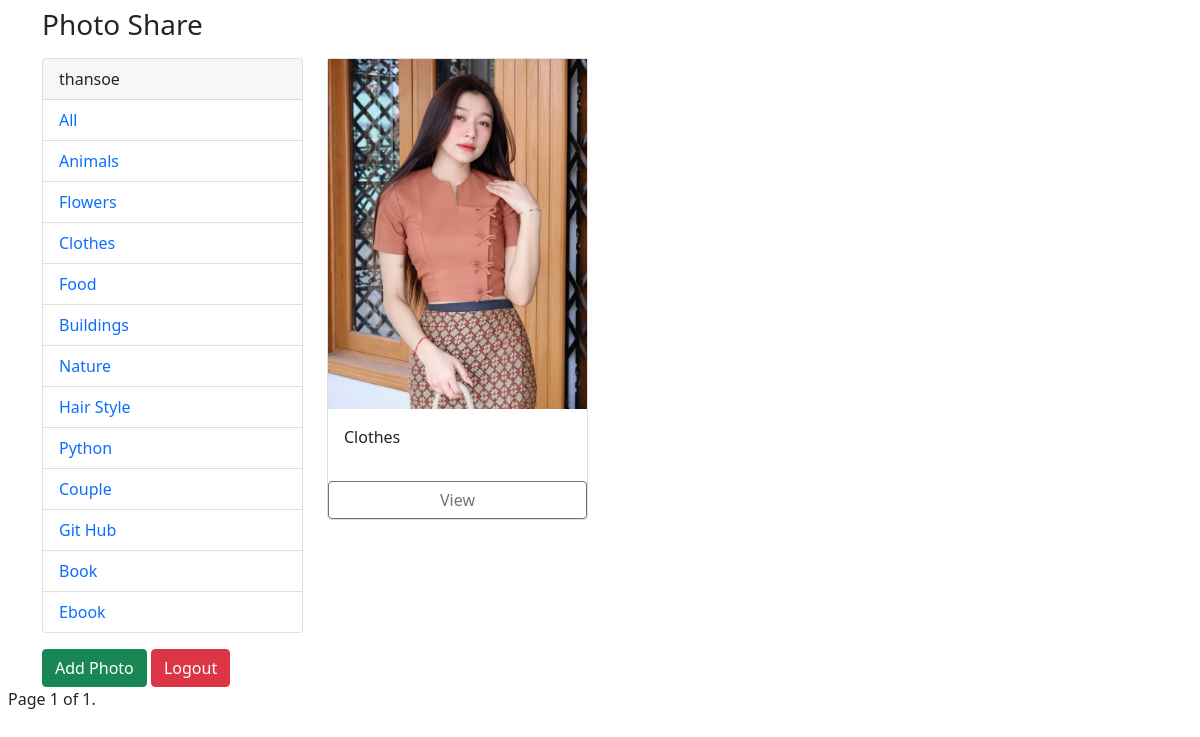
The page /?category=Clothes (signed in) on the database as committed earlier.
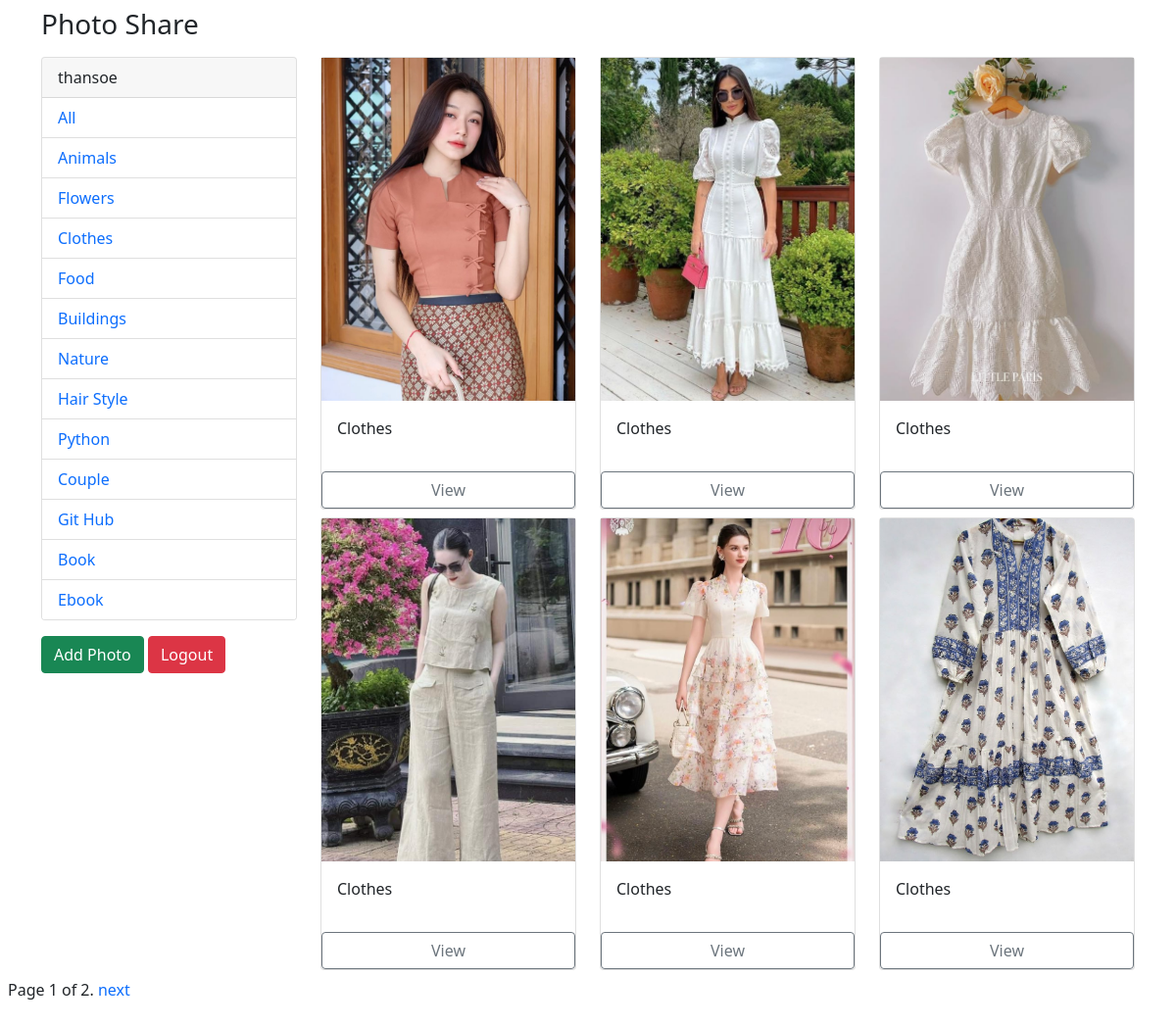
The same page on the database as committed later.
### myapp/models.py (models this page shows, shortened)
class Category(models.Model):
    name = models.CharField(max_length=100, null=True, blank=True)

class Photo(models.Model):
    title = models.CharField(max_length=100)
    category = models.ForeignKey(Category, on_delete=models.CASCADE)
    photo = models.ImageField(null=True, blank=True)
    description = models.TextField(null=True, blank=True)

### myapp/views.py (the view)
# urls.py: path('', views.gallery, name='gallery' ),
@login_required(login_url='login_page')
def gallery(request):
    category = request.GET.get('category')
    if category == None:
        photos = Photo.objects.all()
        paginator = Paginator(photos,6)
        page_number = request.GET.get('page')
        page_obj = paginator.get_page(page_number)
    else:
        photos = Photo.objects.filter(category__name=category)
        paginator = Paginator(photos,6)
        page_number = request.GET.get('page')
        page_obj = paginator.get_page(page_number)
    categories = Category.objects.all()
    context = {
        'categories':categories,
        'photos':photos,
        'page_obj':page_obj
    }
    return render(request, 'pages/gallery.html', context)

### myapp/templates/pages/gallery.html (shortened to what this page needs)
{% extends 'partials/master.html' %}
{% load static %}
{% block content %}
  <div class="container mt-2">
    <h3>Photo Share</h3>
    <div class="row mt-3">
      <div class="col col-lg-3">
        <div class="card">
          <div class="card-header">{{ request.user }}</div>
          <ul class="list-group list-group-flush">
            <li class="list-group-item">
              <a href="{% url 'gallery' %}">All</a>
            </li>
              {% for category in categories %}
              <li class="list-group-item">
                <a href="{% url 'gallery' %}?category={{ category.name }}">{{ category.name }}</a>
              </li>
              {% endfor %}
            </ul>
        </div>
          <a href="{% url 'add_photo' %}" class='btn btn-success mt-3'>Add Photo</a>
          <a href="{% url 'logout_page' %}" class='btn btn-danger mt-3'>Logout</a>
      </div>
      <div class="col col-lg-9">
        <div class="row">
        {% for photo in page_obj %}
          <div class="col col-lg-4 col-md-6 col-sm-12 mb-2">
            <div class="card">
              <img class="image-thumbail" src="{{ photo.photo.url }}" alt="..." />
              <div class="card-body">
               <p>{{ photo.category.name }}</p>
              </div>
              <a href="{% url 'view_photo' photo.id %}" class="btn btn-outline-secondary">View</a>
            </div>
          </div>
          {% empty %}
          <div>
            <h4>No Photos</h4>
          </div>
        {% endfor %}
        </div>
      </div>
    </div>
  </div>
  <div class="pagination">
    {% for photo in page_obj %}
    {{ photo.name }}<br>
    {% endfor %}
<div class="pagination">
    <span class="step-links">
        <span class="current">
            Page {{ page_obj.number }} of {{ page_obj.paginator.num_pages }}.
        </span>
        {% if page_obj.has_next %}
            <a href="?page={{ page_obj.next_page_number }}">next</a>
        {% endif %}
    </span>
</div>
  </div>
{% endblock %}

### myapp/templates/partials/master.html (shortened to what this page needs)
<!DOCTYPE html>
<html lang="en">
<head>
    <link href="https://cdn.jsdelivr.net/npm/bootstrap@5.0.2/dist/css/bootstrap.min.css" rel="stylesheet">
</head>
<body class="m-2">
    {% block content %}
    {% endblock content %}
</body>
</html>

### myapp/templates/pages/gallery.html (style rules this page uses)
.image-thumbail { height: 350px; object-fit: cover; }
a { text-decoration: none; text-align: center; }

Rows that differ between the two databases and show on the page:
added Photo: photo (picture), category.name "Clothes"
added Photo: photo (picture), category.name "Clothes"
added Photo: photo (picture), category.name "Clothes"
added Photo: photo (picture), category.name "Clothes"
added Photo: photo (picture), category.name "Clothes"
Other text that changed with them:
{{ page_obj.paginator.num_pages }}: "1" → "2"
text now shown: "next"
